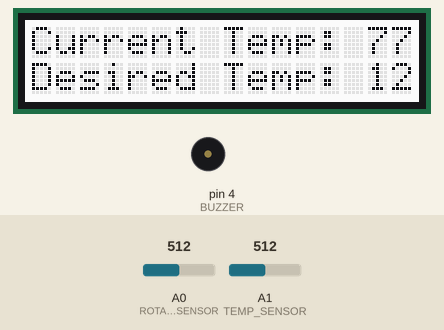
Simulated run of this sketch. Board: Arduino Uno, built with avr-gcc and run on an emulated ATmega328P. Parts: 16×2 character LCD, buzzer (waves = sounding, pin HIGH). Inputs (shaded band) come from the test bench; at power-on: A1 (TEMP_SENSOR) = 512, A0 (ROTARY_ANGLE_SENSOR) = 512.

Above: at 1.2 s.
1.3 s: A1 (TEMP_SENSOR) set to 736
At 2.5 s:
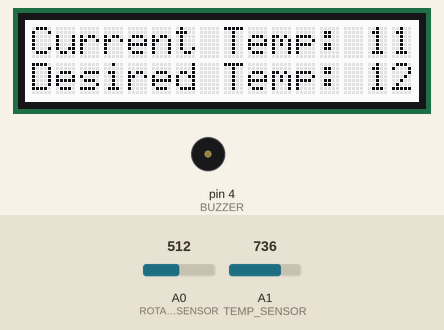
2.8 s: A1 (TEMP_SENSOR) set to 769
At 3.6 s:
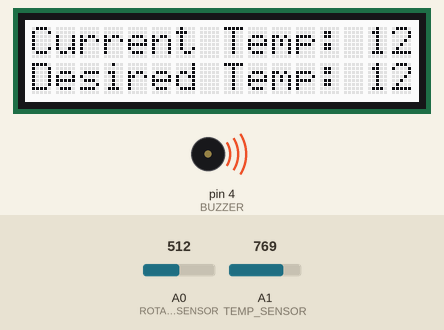
5.8 s: A0 (ROTARY_ANGLE_SENSOR) set to 716
At 7.6 s:
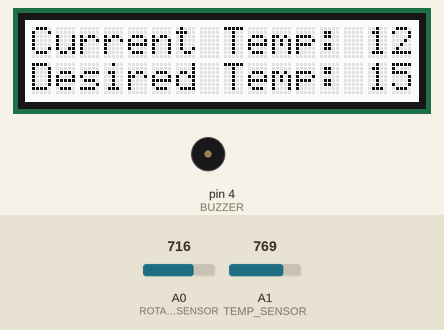
8.4 s: A0 (ROTARY_ANGLE_SENSOR) set to 900
At 9.1 s:
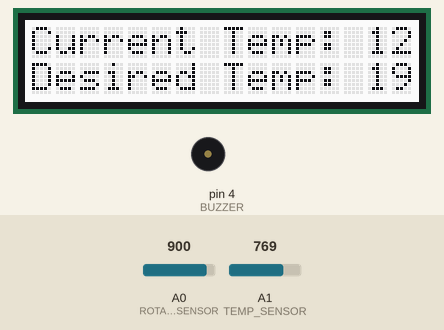
9.9 s: A0 (ROTARY_ANGLE_SENSOR) set to 548
At 10.5 s:
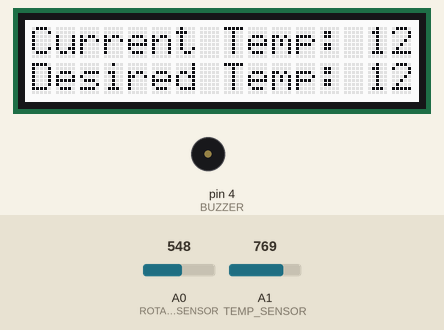
11.4 s: A0 (ROTARY_ANGLE_SENSOR) set to 525
At 12.0 s:
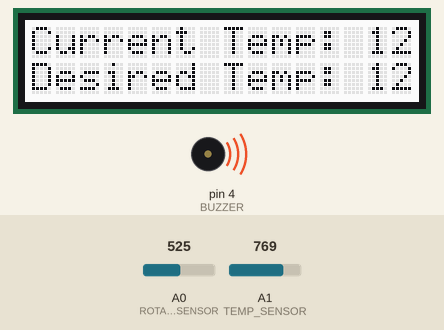
Timing chart, 0 to 15.4 s (numbered marks = the images above; inputs shaded):
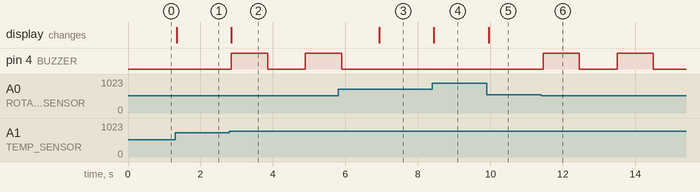

The sketch:

smart_thermostat.ino
```cpp
#include <Wire.h>
#include "rgb_lcd.h"

#define TEMP_SENSOR A1
#define BUZZER 4
#define ROTARY_ANGLE_SENSOR A0

rgb_lcd lcd;

void setup() {
  lcd.begin(16, 2);
  pinMode(BUZZER, OUTPUT);
}

void loop() {
  int sensorValue = analogRead(TEMP_SENSOR); // Read the value from the sensor
  float resistance = (float)(1023-sensorValue)*10000/sensorValue; // Calculate the resistance of the thermistor
  float currentTempF = (9.0/5.0) * (1/(log(resistance/10000)/3975+1/298.15)-273.15) + 32; // Calculate temperature (in Fahrenheit degrees)
  float voltage = analogRead(TEMP_SENSOR);
  float desiredTempF = (analogRead(ROTARY_ANGLE_SENSOR) / 10.24) * 9.0 / 5.0 + 32.0; // Convert the reading to a temperature in °F

  lcd.setCursor(0, 0);
  lcd.print("Current Temp: ");
  lcd.print(currentTempF);

  lcd.setCursor(0, 1);
  lcd.print("Desired Temp: ");
  lcd.print(desiredTempF);

  if (currentTempF > desiredTempF) {
    digitalWrite(BUZZER, HIGH);
    delay(1000);
    digitalWrite(BUZZER, LOW);
    delay(1000);
  }
}
```

Measured:
- the behaviour switches between 754 and 755 on A1 (TEMP_SENSOR) (found by bisection; images 1 and 2)
- the behaviour switches between 533 and 532 on A0 (ROTARY_ANGLE_SENSOR) (found by bisection; images 5 and 6)
- after the input at 1.3 s, the display: changes at once (image 1)
- after the input at 2.8 s, pin 4 (BUZZER): LOW → HIGH after 0.05 s, → LOW 1.0 s later, → HIGH 1.0 s later; the display: changes after 0.05 s (image 2)
- after the input at 5.8 s, pin 4 (BUZZER): goes on until 5.9 s, then stays LOW; the display: changes after 1.1 s (image 3)
- after the input at 8.4 s, the display: changes at once (image 4)
- after the input at 9.9 s, the display: changes after 0.05 s (image 5)
- after the input at 11.4 s, pin 4 (BUZZER): alternates HIGH for 1.0 s and LOW for 1.0 s, starting after 0.06 s
